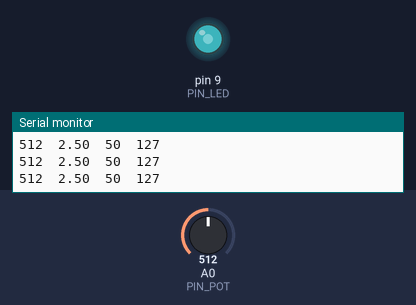
A sketch run on a simulated Arduino Uno, built with avr-gcc and run on an emulated ATmega328P. Parts: output pins drawn as LEDs (lit = HIGH), the last lines printed to the serial monitor. The test bench sets the inputs (shaded band); at power-on: A0 (PIN_POT) = 512.

Above: at 1.2 s.
1.3 s: A0 (PIN_POT) set to 716
At 1.8 s:
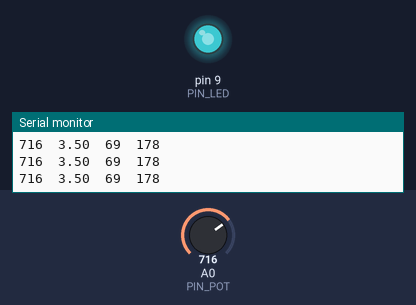
2.8 s: A0 (PIN_POT) set to 900
At 3.5 s:
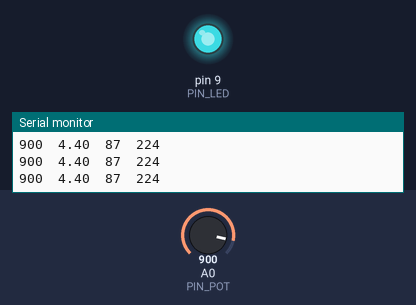
4.3 s: A0 (PIN_POT) set to 122
At 5.2 s:
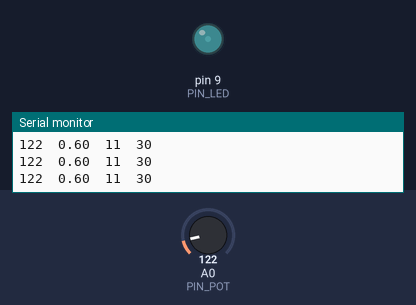
5.8 s: A0 (PIN_POT) set to 0
At 6.9 s:
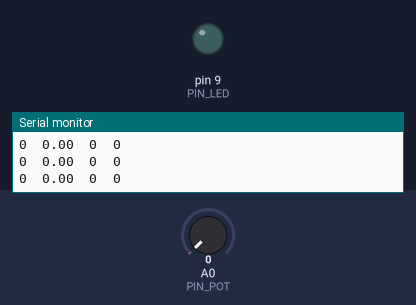
7.3 s: A0 (PIN_POT) set to 91
At 8.5 s:
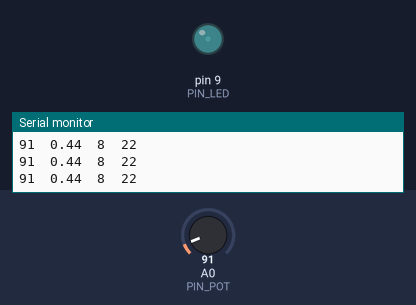
10.3 s: A0 (PIN_POT) set to 100
At 11.7 s:
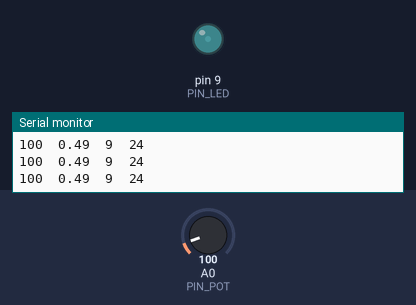
Timing chart, 0 to 12.8 s (numbered marks = the images above; inputs shaded):
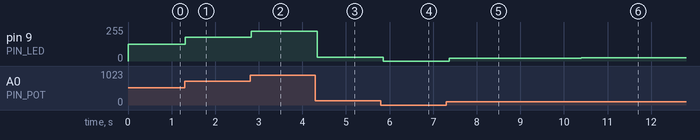

The sketch:

sketch.ino
```cpp
// Lab04 Potenciometro.ino
const int PIN_POT = A0;
const int PIN_LED = 9;

void setup() {
    Serial.begin(9600);
    Serial.println("Lectura\tVoltaje\tPorcentaje\tPWM");
}

void loop() {
    int lectura = analogRead(PIN_POT);
    float voltaje = lectura * (5.0 / 1023.0);
    int porcentaje = map(lectura, 0, 1023, 0, 100);
    int pwm_val = map(lectura, 0, 1023, 0, 255);

    analogWrite(PIN_LED, pwm_val);

    Serial.print(lectura); Serial.print('\t');
    Serial.print(voltaje, 2); Serial.print('\t');
    Serial.print(porcentaje); Serial.print('\t');
    Serial.println(pwm_val);

    delay(100);
}
```

Measured:
- after the input at 1.3 s, pin 9 (PIN_LED): 127/255 → 178/255 at once
- after the input at 2.8 s, pin 9 (PIN_LED): 178/255 → 224/255 at once
- after the input at 4.3 s, pin 9 (PIN_LED): 224/255 → 30/255 at once
- after the input at 5.8 s, pin 9 (PIN_LED): 30/255 → 0/255 after 0.06 s
- after the input at 7.3 s, pin 9 (PIN_LED): 0/255 → 22/255 after 0.07 s
- after the input at 10.3 s, pin 9 (PIN_LED): 22/255 → 24/255 after 0.10 s
